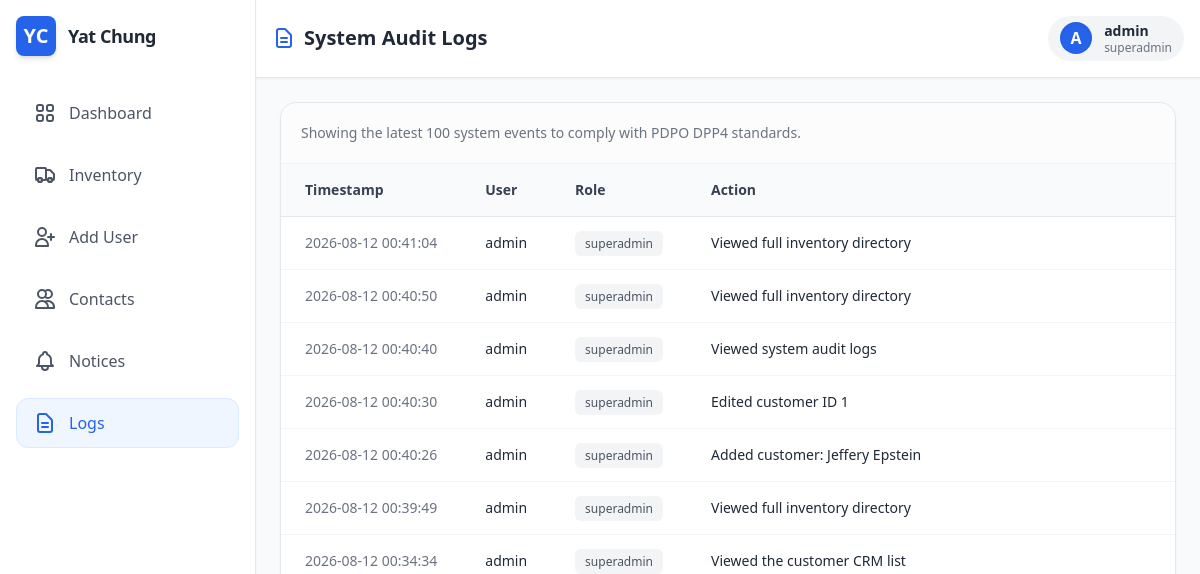
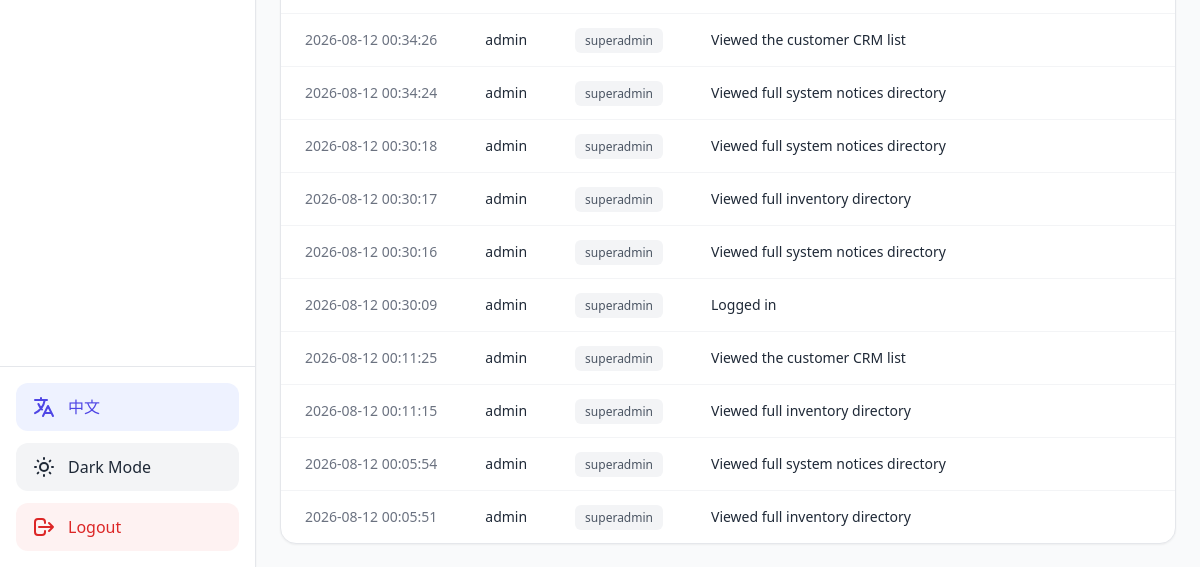
Before: /admin/logs (signed in) with the older database file (2 pictures, top to bottom).
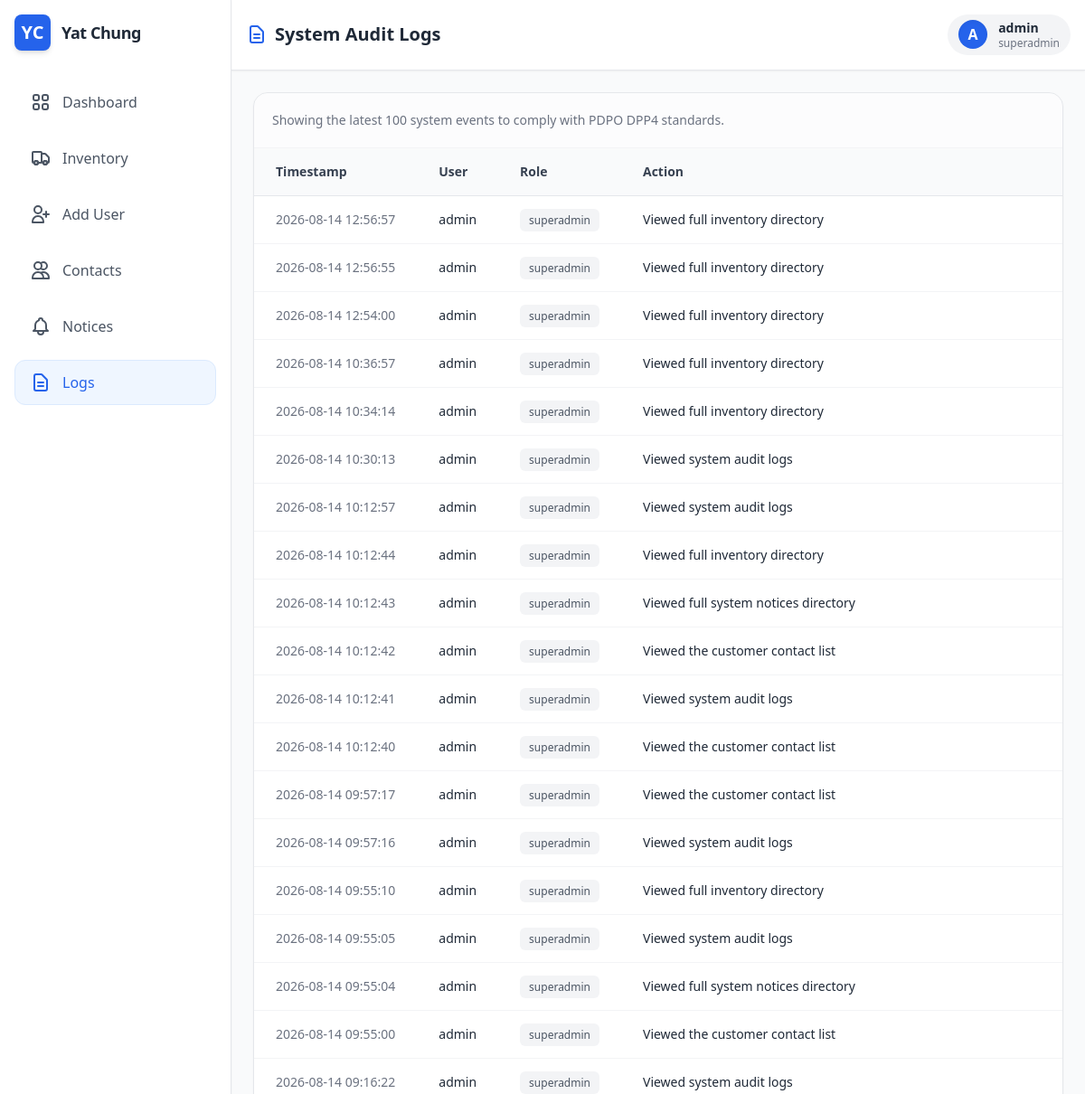
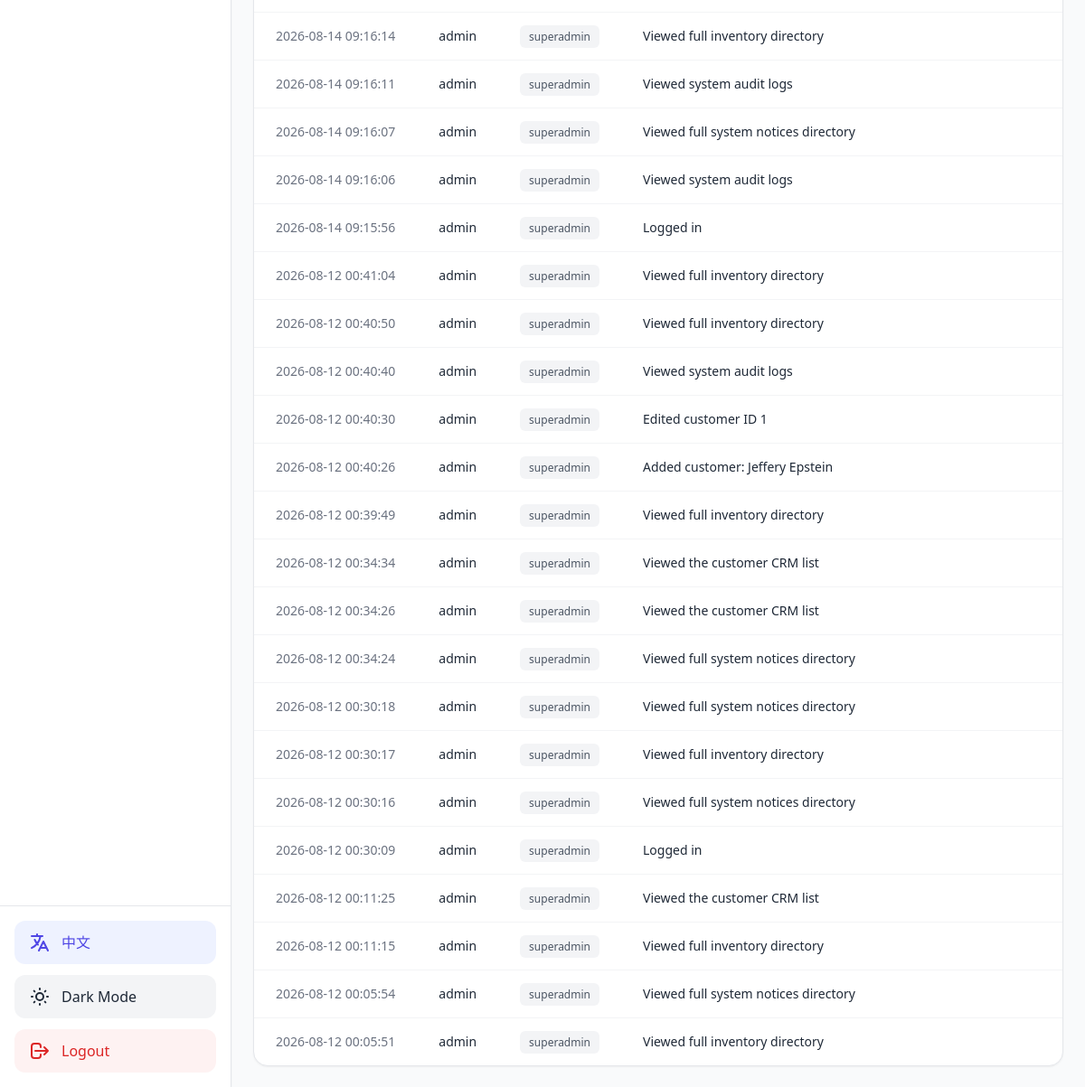
After: the same page with the newer database file (2 pictures, top to bottom).
### app.py (models this page shows, shortened)
class User(UserMixin, db.Model):
    __tablename__ = 'users'
    id = db.Column(db.Integer, primary_key=True)
    username = db.Column(db.String(80), unique=True, nullable=False)
    password_hash = db.Column(db.String(128), nullable=False)
    role = db.Column(db.String(20), nullable=False, default='staff')

class AuditLog(db.Model):
    __tablename__ = 'audit_logs'
    id = db.Column(db.Integer, primary_key=True)
    user_id = db.Column(db.Integer, db.ForeignKey('users.id'), nullable=False)
    action = db.Column(db.String(255), nullable=False)
    timestamp = db.Column(db.DateTime, default=db.func.current_timestamp())
    user = db.relationship('User', backref=db.backref('audit_logs', lazy=True))

### app.py (the view)
@app.route('/admin/logs')
@login_required
@requires_roles('superadmin')
def view_logs():
    logs = AuditLog.query.order_by(AuditLog.timestamp.desc()).limit(100).all()
    access_log = AuditLog(user_id=current_user.id, action="Viewed system audit logs")
    db.session.add(access_log)
    db.session.commit()
    return render_template('logs.html', user=current_user, logs=logs)

### app.py (called while the page is built)
@login_manager.user_loader
def load_user(user_id):
    return User.query.get(int(user_id))

def requires_roles(*roles):
    def wrapper(f):
        @wraps(f)
        def wrapped(*args, **kwargs):
            if current_user.role not in roles and current_user.role != 'superadmin':
                flash('Access denied: You do not have the required permissions.', 'error')
                return redirect(url_for('dashboard'))
            return f(*args, **kwargs)
        return wrapped
    return wrapper

@app.context_processor
def inject_translations():
    lang = flask_session.get('lang', 'en')
    def t(key):
        return TRANSLATIONS.get(lang, {}).get(key, key)
    return dict(t=t, current_lang=lang)

### templates/logs.html
{% extends "base.html" %}
{% block header_content %}
<h2 class="text-xl font-bold text-gray-800 dark:text-white flex items-center gap-2">
    <svg class="w-6 h-6 text-primary" fill="none" stroke="currentColor" viewBox="0 0 24 24"><path stroke-linecap="round" stroke-linejoin="round" stroke-width="2" d="M9 12h6m-6 4h6m2 5H7a2 2 0 01-2-2V5a2 2 0 012-2h5.586a1 1 0 01.707.293l5.414 5.414a1 1 0 01.293.707V19a2 2 0 01-2 2z"></path></svg>
    System Audit Logs
</h2>
<div class="flex items-center gap-3 px-3 py-1.5 bg-gray-100 dark:bg-gray-700 rounded-full">
    <div class="w-8 h-8 bg-primary text-white rounded-full flex items-center justify-center font-bold shadow-inner">
        {{ user.username[0] | upper if user else 'U' }}
    </div>
    <div class="hidden sm:block text-sm">
        <p class="font-bold leading-tight">{{ user.username if user else 'Staff User' }}</p>
        <p class="text-xs text-gray-500 dark:text-gray-400 leading-tight">{{ user.role if user else 'Staff' }}</p>
    </div>
</div>
{% endblock %}
{% block content %}
<div class="bg-white dark:bg-gray-800 border border-gray-200 dark:border-gray-700 rounded-2xl shadow-sm overflow-hidden flex flex-col">
                <div class="p-5 border-b border-gray-100 dark:border-gray-700 bg-gray-50/50 dark:bg-gray-800/50 flex justify-between items-center">
                    <p class="text-sm text-gray-500 dark:text-gray-400">Showing the latest 100 system events to comply with PDPO DPP4 standards.</p>
                </div>
                <div class="overflow-x-auto">
                    <table class="w-full text-left border-collapse">
                        <thead>
                            <tr class="bg-gray-50 dark:bg-gray-900 border-b border-gray-200 dark:border-gray-700">
                                <th class="py-4 px-6 font-semibold text-sm text-gray-700 dark:text-gray-300">Timestamp</th>
                                <th class="py-4 px-6 font-semibold text-sm text-gray-700 dark:text-gray-300">User</th>
                                <th class="py-4 px-6 font-semibold text-sm text-gray-700 dark:text-gray-300">Role</th>
                                <th class="py-4 px-6 font-semibold text-sm text-gray-700 dark:text-gray-300">Action</th>
                            </tr>
                        </thead>
                        <tbody class="divide-y divide-gray-100 dark:divide-gray-700">
                            {% for log in logs %}
                            <tr class="hover:bg-gray-50/50 dark:hover:bg-gray-800/50 transition-colors">
                                <td class="py-4 px-6 text-sm text-gray-500 dark:text-gray-400 whitespace-nowrap">
                                    {{ log.timestamp.strftime('%Y-%m-%d %H:%M:%S') }}
                                </td>
                                <td class="py-4 px-6 text-sm font-medium text-gray-800 dark:text-gray-200">
                                    {{ log.user.username }}
                                </td>
                                <td class="py-4 px-6 text-sm text-gray-600 dark:text-gray-400">
                                    <span class="px-2.5 py-1 bg-gray-100 dark:bg-gray-700 rounded-md text-xs font-medium">
                                        {{ log.user.role }}
                                    </span>
                                </td>
                                <td class="py-4 px-6 text-sm text-gray-800 dark:text-gray-300 w-full">
                                    {{ log.action }}
                                </td>
                            </tr>
                            {% else %}
                            <tr>
                                <td colspan="4" class="py-8 text-center text-gray-500 dark:text-gray-400 italic">
                                    No audit logs found.
                                </td>
                            </tr>
                            {% endfor %}
                        </tbody>
                    </table>
                </div>
            </div>
{% endblock %}

### templates/base.html (shortened to what this page needs)
<!DOCTYPE html>
<html lang="en" class="light">
<head>
    <script src="https://cdn.tailwindcss.com"></script>
</head>
<body class="bg-gray-50 dark:bg-gray-900 text-gray-800 dark:text-gray-100 h-screen flex overflow-hidden">
    {% if user %}
    <aside class="w-24 md:w-64 bg-white dark:bg-gray-800 border-r border-gray-200 dark:border-gray-700 flex flex-col justify-between shadow-sm z-10 transition-all">
        <div class="p-4">
            <div class="flex items-center justify-center md:justify-start gap-3 mb-8">
                <div class="w-10 h-10 bg-primary text-white rounded-lg flex items-center justify-center font-bold text-xl shadow-md">YC</div>
                <h1 class="hidden md:block font-bold text-lg tracking-tight">Yat Chung</h1>
            </div>
            <nav class="space-y-3">
                <a href="{{ url_for('dashboard') }}" class="w-full flex items-center justify-center md:justify-start gap-3 px-4 py-3 rounded-xl font-medium transition-colors border
                    {% if request.endpoint == 'dashboard' %} bg-blue-50 dark:bg-blue-900/30 text-primary border-blue-100 dark:border-blue-800
                    {% else %} border-transparent hover:bg-gray-100 dark:hover:bg-gray-700 text-gray-600 dark:text-gray-300 {% endif %}">
                    <span class="hidden md:inline">{{ t('dashboard') }}</span>
                </a>
                <a href="{{ url_for('inventory') }}" class="w-full flex items-center justify-center md:justify-start gap-3 px-4 py-3 rounded-xl font-medium transition-colors border
                    {% if request.endpoint == 'inventory' %} bg-blue-50 dark:bg-blue-900/30 text-primary border-blue-100 dark:border-blue-800
                    {% else %} border-transparent hover:bg-gray-100 dark:hover:bg-gray-700 text-gray-600 dark:text-gray-300 {% endif %}">
                    <span class="hidden md:inline">{{ t('inventory_tab') }}</span>
                </a>
                {% if user and user.role in ['superadmin', 'owner'] %}
                <button onclick="openUserModal()" class="w-full flex items-center justify-center md:justify-start gap-3 px-4 py-3 hover:bg-gray-100 dark:hover:bg-gray-700 rounded-xl font-medium transition-colors text-gray-600 dark:text-gray-300 border border-transparent">
                    <svg class="w-6 h-6" fill="none" stroke="currentColor" viewBox="0 0 24 24"><path stroke-linecap="round" stroke-linejoin="round" stroke-width="2" d="M18 9v3m0 0v3m0-3h3m-3 0h-3m-2-5a4 4 0 11-8 0 4 4 0 018 0zM3 20a6 6 0 0112 0v1H3v-1z"></path></svg>
                    <span class="hidden md:inline">{{ t('add_user') }}</span>
                </button>
                {% endif %}
                {% if user and user.role != 'investor' %}
                <a href="{{ url_for('customers') }}" class="w-full flex items-center justify-center md:justify-start gap-3 px-4 py-3 rounded-xl font-medium transition-colors border
                    {% if request.endpoint == 'customers' %} bg-blue-50 dark:bg-blue-900/30 text-primary border-blue-100 dark:border-blue-800
                    {% else %} border-transparent hover:bg-gray-100 dark:hover:bg-gray-700 text-gray-600 dark:text-gray-300 {% endif %}">
                    <svg class="w-6 h-6" fill="none" stroke="currentColor" viewBox="0 0 24 24"><path stroke-linecap="round" stroke-linejoin="round" stroke-width="2" d="M12 4.354a4 4 0 110 5.292M15 21H3v-1a6 6 0 0112 0v1zm0 0h6v-1a6 6 0 00-9-5.197M13 7a4 4 0 11-8 0 4 4 0 018 0z"></path></svg>
                    <span class="hidden md:inline">{{ t('contacts') }}</span>
                </a>
                {% endif %}
                <a href="{{ url_for('system_notices') }}" class="w-full flex items-center justify-center md:justify-start gap-3 px-4 py-3 rounded-xl font-medium transition-colors border
                    {% if request.endpoint == 'system_notices' %} bg-blue-50 dark:bg-blue-900/30 text-primary border-blue-100 dark:border-blue-800
                    {% else %} border-transparent hover:bg-gray-100 dark:hover:bg-gray-700 text-gray-600 dark:text-gray-300 {% endif %}">
                    <span class="hidden md:inline">{{ t('notices_tab') }}</span>
                </a>
                {% if user and user.role == 'superadmin' %}
                <a href="{{ url_for('view_logs') }}" class="w-full flex items-center justify-center md:justify-start gap-3 px-4 py-3 rounded-xl font-medium transition-colors border
                    {% if request.endpoint == 'view_logs' %} bg-blue-50 dark:bg-blue-900/30 text-primary border-blue-100 dark:border-blue-800
                    {% else %} border-transparent hover:bg-gray-100 dark:hover:bg-gray-700 text-gray-600 dark:text-gray-300 {% endif %}">
                    <svg class="w-6 h-6" fill="none" stroke="currentColor" viewBox="0 0 24 24"><path stroke-linecap="round" stroke-linejoin="round" stroke-width="2" d="M9 12h6m-6 4h6m2 5H7a2 2 0 01-2-2V5a2 2 0 012-2h5.586a1 1 0 01.707.293l5.414 5.414a1 1 0 01.293.707V19a2 2 0 01-2 2z"></path></svg>
                    <span class="hidden md:inline">{{ t('logs') }}</span>
                </a>
                {% endif %}
            </nav>
        </div>
        <div class="p-4 border-t border-gray-200 dark:border-gray-700 space-y-3">
            <a href="{{ url_for('set_lang', lang='zh' if current_lang == 'en' else 'en') }}" class="w-full flex items-center justify-center md:justify-start gap-3 px-4 py-3 bg-indigo-50 dark:bg-indigo-900/30 text-indigo-600 dark:text-indigo-400 hover:bg-indigo-100 dark:hover:bg-indigo-900/50 rounded-xl font-medium transition-colors">
                <svg class="w-6 h-6" fill="none" stroke="currentColor" viewBox="0 0 24 24"><path stroke-linecap="round" stroke-linejoin="round" stroke-width="2" d="M3 5h12M9 3v2m1.048 9.5A18.022 18.022 0 016.412 9m6.088 9h7M11 21l5-10 5 10M12.751 5C11.783 10.77 8.07 15.61 3 18.129"></path></svg>
                <span class="hidden md:inline">{{ '中文' if current_lang == 'en' else 'English' }}</span>
            </a>
            <button id="theme-toggle" class="w-full flex items-center justify-center md:justify-start gap-3 px-4 py-3 bg-gray-100 dark:bg-gray-700 hover:bg-gray-200 dark:hover:bg-gray-600 rounded-xl font-medium transition-colors">
                <span class="hidden md:inline" id="theme-text">Dark Mode</span>
            </button>
            <a href="{{ url_for('logout') }}" class="w-full flex items-center justify-center md:justify-start gap-3 px-4 py-3 bg-red-50 text-red-600 dark:bg-red-900/20 dark:text-red-400 hover:bg-red-100 dark:hover:bg-red-900/40 rounded-xl font-medium transition-colors">
                <svg class="w-6 h-6" fill="none" stroke="currentColor" viewBox="0 0 24 24"><path stroke-linecap="round" stroke-linejoin="round" stroke-width="2" d="M17 16l4-4m0 0l-4-4m4 4H7m6 4v1a3 3 0 01-3 3H6a3 3 0 01-3-3V7a3 3 0 013-3h4a3 3 0 013 3v1"></path></svg>
                <span class="hidden md:inline">{{ t('logout') }}</span>
            </a>
        </div>
    </aside>
    {% endif %}
    <main class="flex-1 flex flex-col h-full overflow-hidden relative">
        {% if user %}
        <header class="bg-white dark:bg-gray-800 border-b border-gray-200 dark:border-gray-700 p-4 flex justify-between items-center shadow-sm z-0">
            {% block header_content %}{% endblock %}
        </header>
        {% endif %}
        <div class="flex-1 overflow-y-auto p-4 md:p-6">
            {% block content %}
            {% endblock %}
        </div>
    </main>
</body>
</html>

### templates/base.html (style rules this page uses)
body { transition: background-color 0.3s ease, color 0.3s ease; }

Changed rows visible on the page:
added AuditLog: timestamp "2026-08-14 12:56:57", user.username "admin", user.role "superadmin", action "Viewed full inventory directory"
added AuditLog: timestamp "2026-08-14 12:56:55", user.username "admin", user.role "superadmin", action "Viewed full inventory directory"
added AuditLog: timestamp "2026-08-14 12:54:00", user.username "admin", user.role "superadmin", action "Viewed full inventory directory"
added AuditLog: timestamp "2026-08-14 10:36:57", user.username "admin", user.role "superadmin", action "Viewed full inventory directory"
added AuditLog: timestamp "2026-08-14 10:34:14", user.username "admin", user.role "superadmin", action "Viewed full inventory directory"
added AuditLog: timestamp "2026-08-14 10:30:13", user.username "admin", user.role "superadmin", action "Viewed system audit logs"
added AuditLog: timestamp "2026-08-14 10:12:57", user.username "admin", user.role "superadmin", action "Viewed system audit logs"
added AuditLog: timestamp "2026-08-14 10:12:44", user.username "admin", user.role "superadmin", action "Viewed full inventory directory"
added AuditLog: timestamp "2026-08-14 10:12:43", user.username "admin", user.role "superadmin", action "Viewed full system notices directory"
added AuditLog: timestamp "2026-08-14 10:12:42", user.username "admin", user.role "superadmin", action "Viewed the customer contact list"
added AuditLog: timestamp "2026-08-14 10:12:41", user.username "admin", user.role "superadmin", action "Viewed system audit logs"
added AuditLog: timestamp "2026-08-14 10:12:40", user.username "admin", user.role "superadmin", action "Viewed the customer contact list"
added AuditLog: timestamp "2026-08-14 09:57:17", user.username "admin", user.role "superadmin", action "Viewed the customer contact list"
added AuditLog: timestamp "2026-08-14 09:57:16", user.username "admin", user.role "superadmin", action "Viewed system audit logs"
added AuditLog: timestamp "2026-08-14 09:55:10", user.username "admin", user.role "superadmin", action "Viewed full inventory directory"
added AuditLog: timestamp "2026-08-14 09:55:05", user.username "admin", user.role "superadmin", action "Viewed system audit logs"
added AuditLog: timestamp "2026-08-14 09:55:04", user.username "admin", user.role "superadmin", action "Viewed full system notices directory"
added AuditLog: timestamp "2026-08-14 09:55:00", user.username "admin", user.role "superadmin", action "Viewed the customer contact list"
added AuditLog: timestamp "2026-08-14 09:16:22", user.username "admin", user.role "superadmin", action "Viewed system audit logs"
added AuditLog: timestamp "2026-08-14 09:16:14", user.username "admin", user.role "superadmin", action "Viewed full inventory directory"
added AuditLog: timestamp "2026-08-14 09:16:11", user.username "admin", user.role "superadmin", action "Viewed system audit logs"
added AuditLog: timestamp "2026-08-14 09:16:07", user.username "admin", user.role "superadmin", action "Viewed full system notices directory"
added AuditLog: timestamp "2026-08-14 09:16:06", user.username "admin", user.role "superadmin", action "Viewed system audit logs"
added AuditLog: timestamp "2026-08-14 09:15:56", user.username "admin", user.role "superadmin", action "Logged in"
